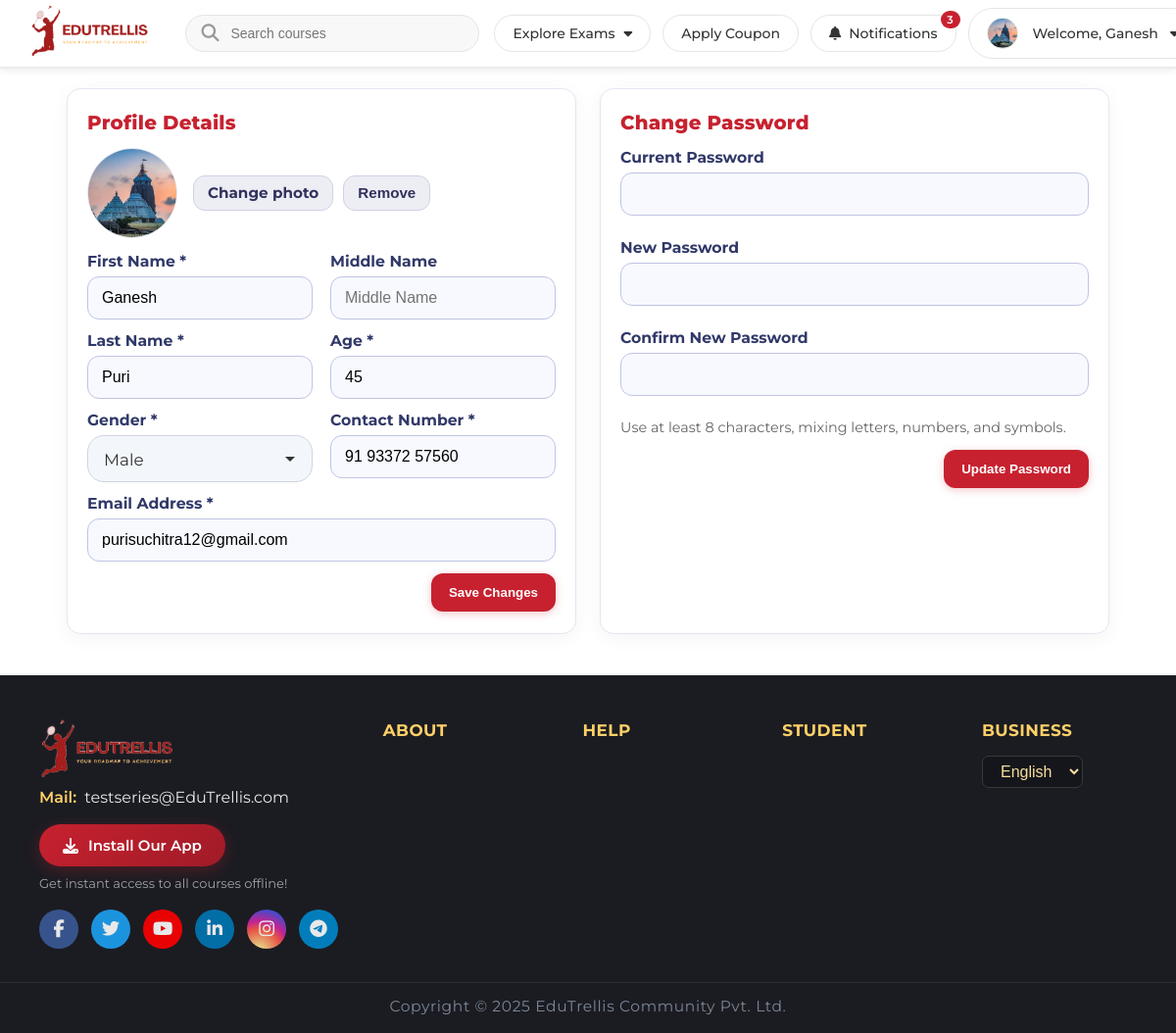
Page /profile/edit/ (signed in) on the committed database.
### adminpanel/models.py (models this page shows, shortened)
class NavbarSettings(models.Model):
    CONTACT_TYPE_CHOICES = [
        ('whatsapp', 'WhatsApp'),
        ('call', 'Phone Call'),
    ]
    logo = models.ImageField(upload_to='navbar/', blank=True, null=True, help_text="Website logo")
    favicon = models.ImageField(upload_to='navbar/favicon/', blank=True, null=True, help_text="Website favicon (16x16 or 32x32 px)")
    contact_number = models.CharField(max_length=20, default="7905817391", help_text="Contact phone number")
    contact_hours = models.CharField(max_length=50, default="(10 AM to 7 PM)", help_text="Contact hours")
    contact_type = models.CharField(max_length=10, choices=CONTACT_TYPE_CHOICES, default='whatsapp', help_text="Contact method type")
    search_placeholder = models.CharField(max_length=100, default="Search courses", help_text="Search box placeholder text")
    is_active = models.BooleanField(default=True)
    updated_at = models.DateTimeField(auto_now=True)
    class Meta:
        verbose_name = "Navbar Settings"
        verbose_name_plural = "Navbar Settings"
    def get_contact_url(self):
        clean_number = ''.join(filter(str.isdigit, self.contact_number))
        if self.contact_type == 'whatsapp':
            return f"https://wa.me/91{clean_number}?text=Hello%2C%20I%20would%20like%20to%20know%20more%20about%20your%20courses"
        else:
            return f"tel:+91{clean_number}"
    def get_contact_icon(self):
        return 'fab fa-whatsapp' if self.contact_type == 'whatsapp' else 'fa fa-phone'

class FooterSettings(models.Model):
    logo = models.ImageField(upload_to='footer/', blank=True, null=True, help_text="Footer logo image")
    email = models.EmailField(default="testseries@edugorilla.com", help_text="Contact email")
    copyright_text = models.CharField(max_length=200, default="Copyright © 2025 EduGorilla Community Pvt. Ltd.")
    google_play_url = models.URLField(blank=True, default="https://play.google.com/store/apps", help_text="Google Play Store URL")
    app_store_url = models.URLField(blank=True, default="https://apps.apple.com/app", help_text="Apple App Store URL")
    facebook_url = models.URLField(blank=True, default="https://facebook.com/edugorilla")
    twitter_url = models.URLField(blank=True, default="https://twitter.com/edugorilla")
    youtube_url = models.URLField(blank=True, default="https://youtube.com/edugorilla")
    linkedin_url = models.URLField(blank=True, default="https://linkedin.com/company/edugorilla")
    instagram_url = models.URLField(blank=True, default="https://instagram.com/edugorilla")
    telegram_url = models.URLField(blank=True, default="https://t.me/edugorilla")
    is_active = models.BooleanField(default=True)
    updated_at = models.DateTimeField(auto_now=True)
    class Meta:
        verbose_name = "Footer Settings"
        verbose_name_plural = "Footer Settings"

### base/models.py (models this page shows, shortened)
class User(AbstractBaseUser, PermissionsMixin):
    email = models.EmailField(unique=True)
    first_name = models.CharField(max_length=150, blank=True)
    middle_name = models.CharField(max_length=150, blank=True)
    last_name = models.CharField(max_length=150, blank=True)
    age = models.PositiveIntegerField(null=True, blank=True)
    contact_number = models.CharField(max_length=20, blank=True)
    GENDER_CHOICES = [
        ('M', 'Male'),
        ('F', 'Female'),
        ('O', 'Other'),
        ('N', 'Prefer not to say'),
    ]
    gender = models.CharField(max_length=1, choices=GENDER_CHOICES, blank=True)
    profile_image = models.ImageField(upload_to='profile_pics/', null=True, blank=True)
    is_active = models.BooleanField(default=True)
    is_staff = models.BooleanField(default=False)
    is_verified = models.BooleanField(default=False)
    date_joined = models.DateTimeField(auto_now_add=True)
    USERNAME_FIELD = 'email'
    REQUIRED_FIELDS = []
    objects = UserManager()

### base/views.py (the view)
# urls.py: path('profile/edit/', views.profile_edit, name='profile_edit'),
@login_required
def profile_edit(request):
    if request.method == 'POST':
        form = ProfileEditForm(request.POST, request.FILES, instance=request.user)
        if form.is_valid():
            form.save()
            messages.success(request, 'Profile updated successfully.')
            return redirect('profile_edit')
    else:
        form = ProfileEditForm(instance=request.user)
    return render(request, 'profile_edit.html', {'form': form})

### base/templates/profile_edit.html (shortened to what this page needs)
{% extends "base.html" %}
{% load static %}
{% block content %}
<div class="profile-page">
  <div class="profile-grid">
    <div class="profile-card">
      <h2 class="profile-title">Profile Details</h2>
      <form method="post" enctype="multipart/form-data" novalidate>
        <div class="avatar-wrap">
          {% if request.user.profile_image %}
            <img class="avatar" id="profileAvatar" src="{{ request.user.profile_image.url }}" alt="Profile">
          {% else %}
            <img class="avatar" id="profileAvatar" src="{% static 'img/default-avatar.png' %}" alt="Profile">
          {% endif %}
          <div class="avatar-ctrls">
            <label class="btn-outline btn-sm" for="id_profile_image">Change photo</label>
            {% if request.user.profile_image %}
              <button type="button" class="btn-outline btn-sm" id="clearAvatarBtn">Remove</button>
            {% endif %}
          </div>
        </div>
        <div class="form-row">
          <div class="form-group {% if form.first_name.errors %}has-error{% endif %}">
            <label class="form-label">First Name *</label>
            {{ form.first_name }}
          </div>
          <div class="form-group {% if form.middle_name.errors %}has-error{% endif %}">
            <label class="form-label">Middle Name</label>
            {{ form.middle_name }}
          </div>
        </div>
        <div class="form-row">
          <div class="form-group {% if form.last_name.errors %}has-error{% endif %}">
            <label class="form-label">Last Name *</label>
            {{ form.last_name }}
          </div>
          <div class="form-group {% if form.age.errors %}has-error{% endif %}">
            <label class="form-label">Age *</label>
            {{ form.age }}
          </div>
        </div>
        <div class="form-row">
          <div class="form-group {% if form.gender.errors %}has-error{% endif %}">
            <label class="form-label">Gender *</label>
            {{ form.gender }}
          </div>
          <div class="form-group {% if form.contact_number.errors %}has-error{% endif %}">
            <label class="form-label">Contact Number *</label>
            {{ form.contact_number }}
          </div>
        </div>
        <div class="form-row single">
          <div class="form-group {% if form.email.errors %}has-error{% endif %}">
            <label class="form-label">Email Address *</label>
            {{ form.email }}
          </div>
        </div>
        <div class="profile-actions">
          <button type="submit" class="btn-primary">Save Changes</button>
        </div>
      </form>
    </div>
    <div class="profile-card">
      <h2 class="profile-title">Change Password</h2>
      <form id="passwordForm" novalidate>
        <div class="form-row single">
          <div class="form-group">
            <label class="form-label">Current Password</label>
            <input type="password" name="old_password" class="form-input" autocomplete="current-password" required>
          </div>
        </div>
        <div class="form-row single">
          <div class="form-group">
            <label class="form-label">New Password</label>
            <input type="password" name="new_password1" class="form-input" autocomplete="new-password" minlength="8" required>
          </div>
        </div>
        <div class="form-row single">
          <div class="form-group">
            <label class="form-label">Confirm New Password</label>
            <input type="password" name="new_password2" class="form-input" autocomplete="new-password" minlength="8" required>
          </div>
        </div>
        <p class="pw-help">Use at least 8 characters, mixing letters, numbers, and symbols.</p>
        <div class="profile-actions">
          <button type="submit" class="btn-primary">Update Password</button>
        </div>
      </form>
    </div>
  </div>
</div>
{% endblock %}

### base/templates/base.html (shortened to what this page needs)
<!DOCTYPE html>
{% load static %}
{% load banner_tags %}
{% load navbar_tags %}
{% load developer_popup_tags %}
<html lang="en">
<head>
  {% get_favicon_url as favicon_url %}
  <link rel="stylesheet" href="https://cdnjs.cloudflare.com/ajax/libs/font-awesome/4.7.0/css/font-awesome.css"/>
  <link rel="stylesheet" href="https://cdnjs.cloudflare.com/ajax/libs/font-awesome/6.7.2/css/all.min.css"/>
  <link rel="stylesheet" href="{% static 'css/style.css' %}">
</head>
<body>
    {% block navbard %}
    {% include "navbar.html" %}
    {% endblock navbard %}
    {% block content %}{% endblock content %}
    {% block footer %}
    {% render_footer_section %}
    {% endblock footer %}
</body>
</html>

### adminpanel/templates/developer_popup_partial.html (shortened to what this page needs)
{% load static %}

### base/templates/navbar.html (shortened to what this page needs)
{% load static %}
<div class="main-navbar">
    <div class="navbar-logo-wrapper">
        <a href="{% url 'home' %}">
            {% if navbar_settings and navbar_settings.logo %}
                <img src="{{ navbar_settings.logo.url }}" alt="Logo">
            {% else %}
                <img src="{% static 'img/mainlogo.png' %}" alt="Logo">
            {% endif %}
        </a>
    </div>
    <div class="navbar-search-box">
        <input
            type="text"
            id="navbarSearchInput"
            placeholder="{% if navbar_settings %}{{ navbar_settings.search_placeholder }}{% else %}Search courses...{% endif %}"
            autocomplete="off"
        >
    </div>
    <div class="navbar-actions-wrapper">
        <div class="navbar-dropdown">
            <button class="navbar-link-btn">Explore Exams <span class="fa fa-caret-down"></span></button>
        </div>
        <button class="navbar-link-btn" id="openCouponModalBtn" type="button">Apply Coupon</button>
        <div class="navbar-notification-wrapper">
            <button class="navbar-notification-btn" id="notificationBtn">
                <i class="fa fa-bell"></i>
                <span>Notifications</span>
                <span class="navbar-notification-badge" id="notificationBadge" style="display: none;">0</span>
            </button>
        </div>
        {% if user.is_authenticated %}
        <div class="navbar-dropdown navbar-user-dropdown">
            <button class="navbar-link-btn navbar-user-profile-btn">
                {% if request.user.profile_image and request.user.profile_image.name %}
                    <img src="{{ request.user.profile_image.url }}" class="navbar-user-avatar" alt="Profile">
                {% else %}
                    <img src="{% static 'img/default-avatar.png' %}" class="navbar-user-avatar" alt="Profile">
                {% endif %}
                Welcome, {{ user.first_name|default:"User" }}
                <span class="fa fa-caret-down"></span>
            </button>
        </div>
        {% else %}
        <a href="{% url 'login' %}" class="navbar-login-btn">Log In</a>
        <button class="navbar-signup-btn" onclick="window.location.href='{% url 'signup' %}'">Sign Up</button>
        {% endif %}
    </div>
</div>

### adminpanel/templates/components/footer_section.html (shortened to what this page needs)
{% if footer_settings %}
<footer class="footer">
    <div class="footer-inner">
        <div class="footer-logo-col">
            <div class="footer-logo-row">
                {% if footer_settings.logo %}
                    <img src="{{ footer_settings.logo.url }}" alt="Footer Logo" class="footer-logo-img">
                {% else %}
                    {% load static %}
                {% endif %}
            </div>
            <div class="footer-mail-row">
                <span class="footer-mail-label">Mail:</span>
                <a href="mailto:{{ footer_settings.email }}" class="footer-mail">{{ footer_settings.email }}</a>
            </div>
            <div class="footer-install-container">
                <button id="footer-install-pwa-btn" class="footer-install-btn">
                    <i class="fa fa-download"></i>
                    <span>Install Our App</span>
                </button>
                <p class="footer-install-description">Get instant access to all courses offline!</p>
            </div>
            <div class="footer-social-row">
                {% if footer_settings.facebook_url %}
                    <a href="{{ footer_settings.facebook_url }}" class="footer-social social-facebook" title="Facebook" target="_blank" rel="noopener noreferrer">
                        <i class="fab fa-facebook-f"></i>
                    </a>
                {% endif %}
                {% if footer_settings.twitter_url %}
                    <a href="{{ footer_settings.twitter_url }}" class="footer-social social-twitter" title="Twitter" target="_blank" rel="noopener noreferrer">
                        <i class="fab fa-twitter"></i>
                    </a>
                {% endif %}
                {% if footer_settings.youtube_url %}
                    <a href="{{ footer_settings.youtube_url }}" class="footer-social social-youtube" title="YouTube" target="_blank" rel="noopener noreferrer">
                        <i class="fab fa-youtube"></i>
                    </a>
                {% endif %}
                {% if footer_settings.linkedin_url %}
                    <a href="{{ footer_settings.linkedin_url }}" class="footer-social social-linkedin" title="LinkedIn" target="_blank" rel="noopener noreferrer">
                        <i class="fab fa-linkedin-in"></i>
                    </a>
                {% endif %}
                {% if footer_settings.instagram_url %}
                    <a href="{{ footer_settings.instagram_url }}" class="footer-social social-instagram" title="Instagram" target="_blank" rel="noopener noreferrer">
                        <i class="fab fa-instagram"></i>
                    </a>
                {% endif %}
                {% if footer_settings.telegram_url %}
                    <a href="{{ footer_settings.telegram_url }}" class="footer-social social-telegram" title="Telegram" target="_blank" rel="noopener noreferrer">
                        <i class="fab fa-telegram-plane"></i>
                    </a>
                {% endif %}
            </div>
        </div>
        {% for section_key, section_name in footer_sections %}
            <div class="footer-links-col">
                <h4>{{ section_name }}</h4>
                {% if section_key == 'business' %}
                    <div class="footer-language">
                        <select class="footer-selectbox" aria-label="Select Language">
                            <option>English</option>
                        </select>
                    </div>
                {% endif %}
            </div>
        {% endfor %}
    </div>
    <div class="footer-legal">
        {{ footer_settings.copyright_text }}
    </div>
</footer>
{% endif %}

### rows in the picture
NavbarSettings: logo (picture), search_placeholder "Search courses"
User: user.profile_image (picture), first_name "Ganesh", last_name "Puri", age "45", gender "Male", contact_number "91 93372 57560", email "purisuchitra12@gmail.com"
FooterSettings: logo (picture), email "testseries@EduTrellis.com", copyright_text "Copyright © 2025 EduTrellis Community Pvt. Ltd."

### other values in the picture
{{ section_name }} "ABOUT" "HELP" "STUDENT" "BUSINESS"
